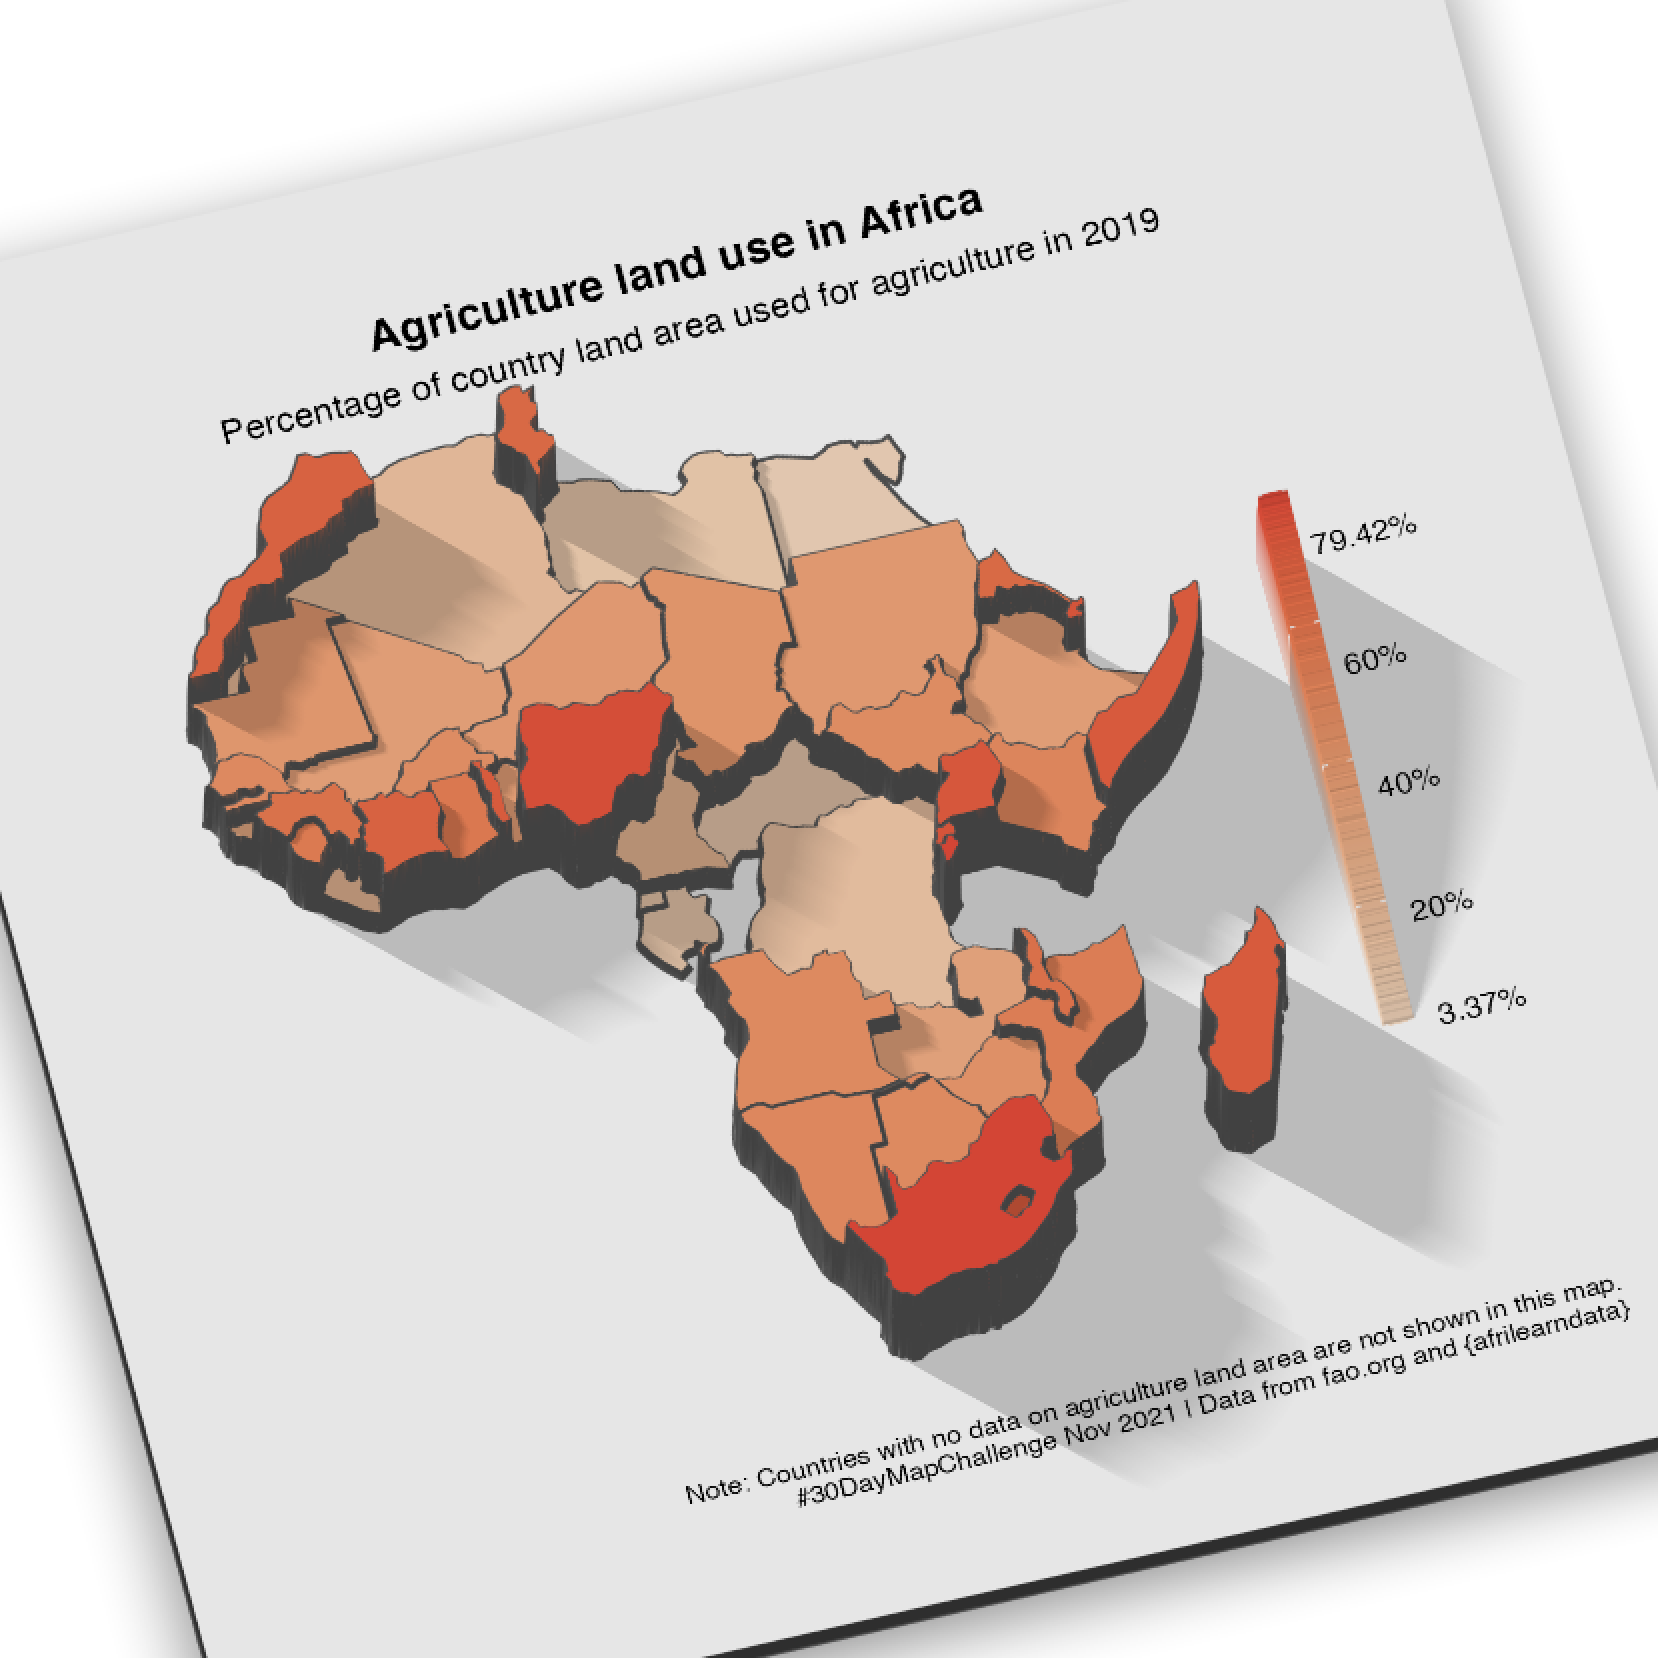

This figure's R source:
# Agriculture land use in Africa: Percentage of country land used for agriculture in 2019 
# data source: https://www.fao.org/faostat/en/#data/RL
# shp files source: {afrilearndata}

library(tidyverse)
library(janitor)
library(afrilearndata)
library(sf)
library(rayshader)

# import data 
data = read_csv("agriculture.csv") %>% clean_names()

# prepare data
df1 = data %>% dplyr::select(area, item, unit, value) %>%
  group_by(area) %>%
  mutate(pct = (value/lag(value))) %>%
  drop_na() %>%
  ungroup() %>%
  rename(name_long=area)
  
summary(df1$pct)
  
s1 = merge(df1,africountries)
merged <- st_as_sf(s1)

# ggplot 2d
p1 = ggplot() +
  #geom_sf(data=africountries) +
  geom_sf(data=merged, aes(fill=pct)) +
  colorspace::scale_fill_continuous_sequential(palette="Peach", #batlow
                                               limits=c(0.0337,0.7942),
                                               breaks=c(0.0337,0.2,0.4,0.6,0.7942),
                                               labels=c("3.37%","20%","40%","60%","79.42%")) +
  theme_void() +
  theme(plot.margin=margin(1,1,1,1, unit="cm"),
  		plot.title.position="plot",
  		plot.caption.position="plot",
  		plot.title = element_text(hjust=.5, face="bold", size=10),
  		plot.subtitle = element_text(hjust=.5, size=8),
  		plot.caption=element_text(size=6),
  		legend.text=element_text(size=7),
  		plot.background=element_rect(fill="white", color=NA)) +
  labs(fill="", title="Agriculture land use in Africa", subtitle= "Percentage of country land area used for agriculture in 2019", caption="Note: Countries with no data on agriculture land area are not shown in this map.\n#30DayMapChallenge Nov 2021 | Data from fao.org and {afrilearndata}") +
  guides(fill=guide_colorbar(barwidth = unit(.5, "lines"),
                             barheight = unit(8, "lines")))

# 3d plot  		
render_snapshot(clear=TRUE)
plot_gg(p1,theta=-10, phi=70, width=5, height=5, zoom=.6)
